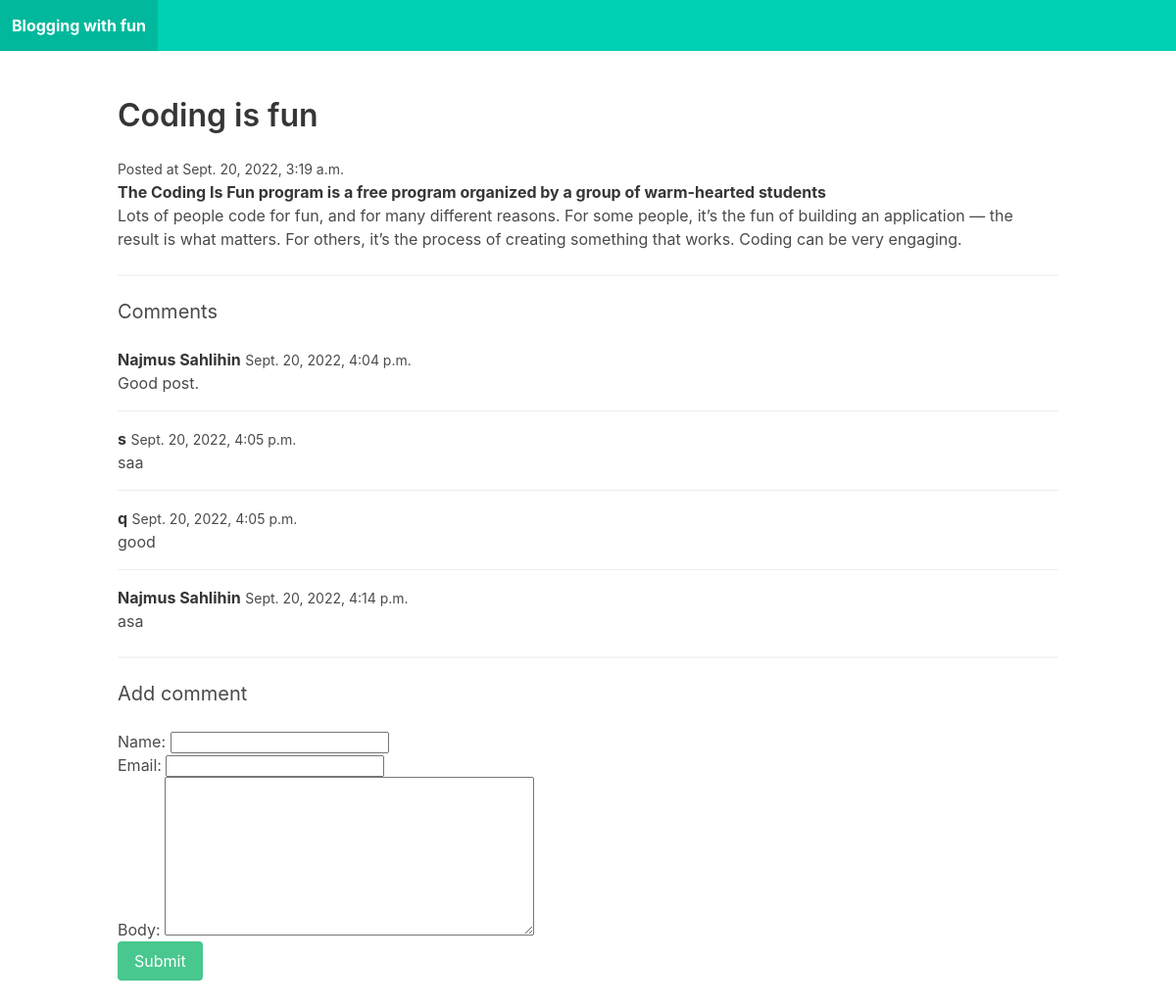
/Coding_is_fun/, run on the app's committed database.
### blog/models.py (models this page shows)
class Post(models.Model):
    title = models.CharField(max_length=255)
    slug = models.SlugField()
    intro = models.TextField()
    body = models.TextField()
    date_added = models.DateTimeField(auto_now_add=True)
    class Meta:
        ordering = ['-date_added']

class Comment(models.Model):
    post = models.ForeignKey(Post, related_name='comments', on_delete=models.CASCADE)
    name = models.CharField(max_length=255)
    email = models.EmailField()
    body = models.TextField()
    date_added = models.DateTimeField(auto_now_add=True)
    class Meta:
        ordering = ['date_added']

### blog/views.py (the view)
# urls.py: path('<slug:slug>/', post_detail, name='post_detail'),
def post_detail(request, slug):
    post = Post.objects.get(slug=slug)
    if request.method == 'POST':
        form = CommentForm(request.POST)
        if form.is_valid():
            comment = form.save(commit=False)
            comment.post = post
            comment.save()
            return redirect('post_detail', slug=post.slug)
    else:
        form = CommentForm()
    return render(request, 'blog/post_detail.html', {'post': post, 'form': form})

### blog/forms.py
class CommentForm(forms.ModelForm):
    class Meta:
        model = Comment
        fields = ['name', 'email', 'body']

### blog/templates/blog/post_detail.html (shortened to what this page needs)
{% extends 'blog/base.html' %}
{% block content %}
    <h1 class="title">{{ post.title }}</h1>
    <small>Posted at {{ post.date_added }}</small>
    <p><strong>{{ post.intro }}</strong></p>
    <p>{{ post.body }}</p>
    <hr>
    <h2 class="subtitle">Comments</h2>
    {% for comment in post.comments.all %}
        <article class="media">
            <div class="media-content">
                <div class="content">
                    <p>
                        <strong>{{ comment.name }}</strong> <small>{{ comment.date_added }}</small>
                        <br>
                        {{ comment.body }}
                    </p>
                </div>
            </div>
        </article>
    {% empty %}
        <div class="notification">
            <p>No comments yet!</p>
        </div>
    {% endfor %}
    <hr>
    <h2 class="subtitle">Add comment</h2>
    <form method="post" action=".">
        {{ form.as_p }}
        <div class="field">
            <div class="control">
                <button class="button is-success">Submit</button>
            </div>
        </div>
    </form>
{% endblock %}

### blog/templates/blog/base.html (shortened to what this page needs)
<!DOCTYPE html>
<html lang="en">
<head>
    <link rel="stylesheet" href="https://cdn.jsdelivr.net/npm/bulma@0.9.1/css/bulma.min.css">
</head>
<body>
    <nav class="navbar is-primary" role="navigation" aria-label="main navigation">
        <div class="navbar-brand">
            <a href="/" class="navbar-item"><strong>Blogging with fun</strong></a>
        </div>
    </nav>
    <section class="section">
        <div class="container">
            {% block content %}
            {% endblock %}
        </div>
    </section>
</body>
</html>

### data on the page
Post: title "Coding is fun", date_added "Sept. 20, 2022, 3:19 a.m.", intro "The Coding Is Fun program is a free program organized by a group of warm-hearted students", body "Lots of people code for fun, and for many different reasons. For some people, it’s the fun of building an application — the result is what matters. For others, it’s the process of creating something that works. Coding can be very engaging."
Comment: name "Najmus Sahlihin", date_added "Sept. 20, 2022, 4:04 p.m.", body "Good post."
Comment: name "s", date_added "Sept. 20, 2022, 4:05 p.m.", body "saa"
Comment: name "q", date_added "Sept. 20, 2022, 4:05 p.m.", body "good"
Comment: name "Najmus Sahlihin", date_added "Sept. 20, 2022, 4:14 p.m.", body "asa"
